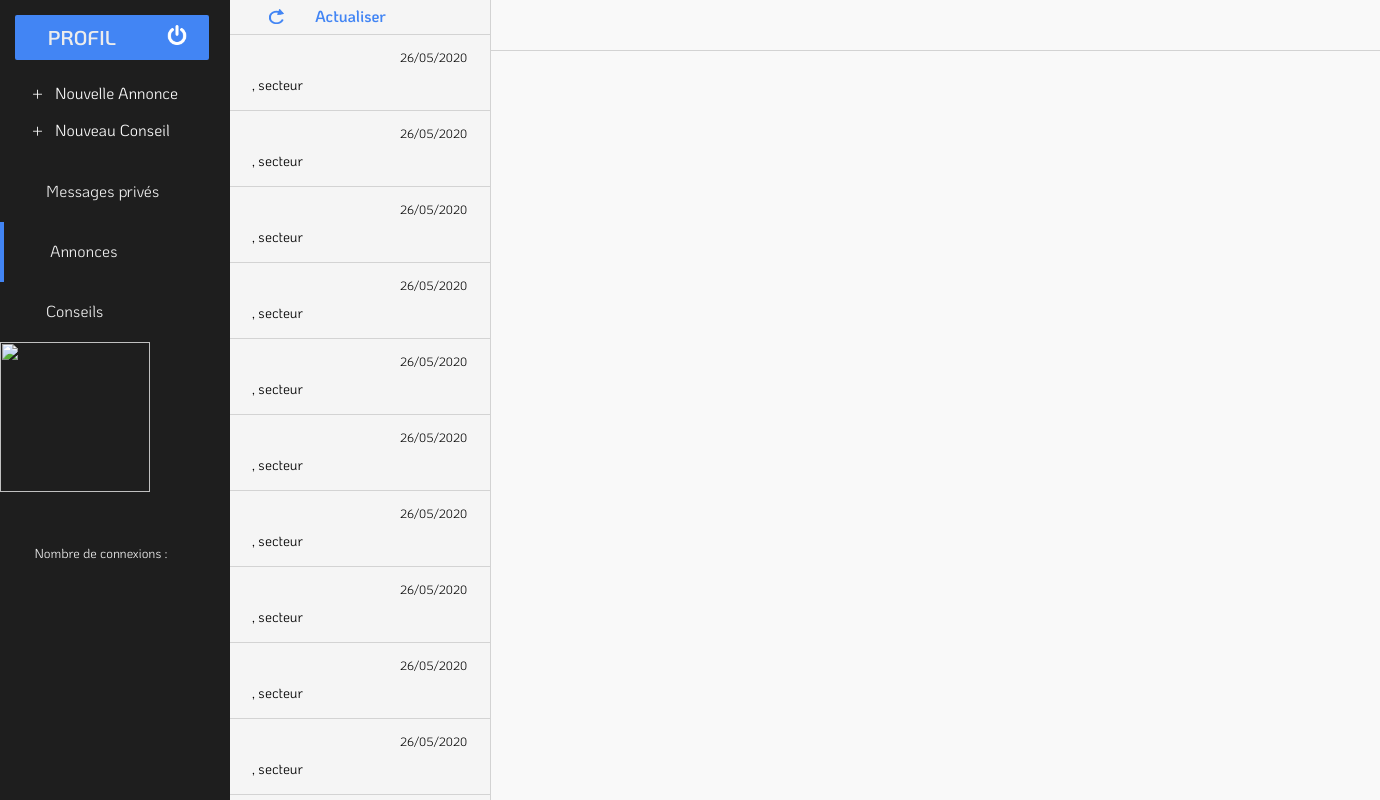
/Serveur/web/force/demandes.php?e=annonce&m=none, run on an earlier commit of the app's database.
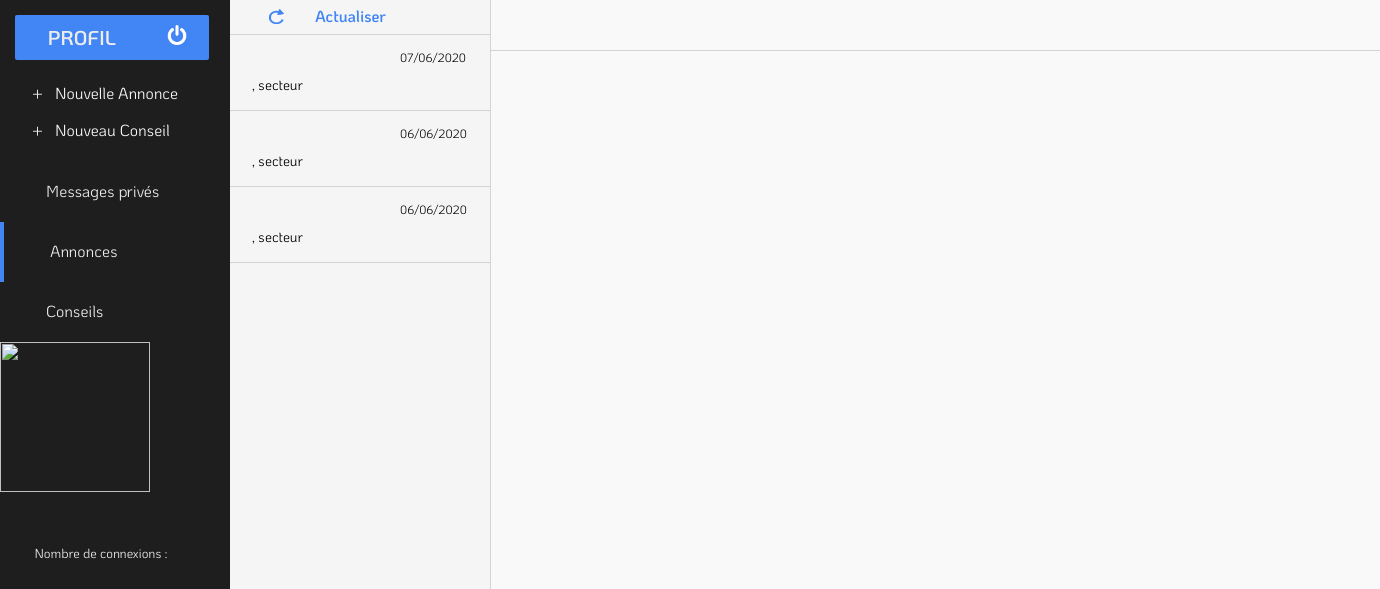
And on a later commit of the database.
### tables this page shows
CREATE TABLE `Annonce` (
  `idAnnonce` int(255) UNSIGNED NOT NULL,
  `created_at` datetime NOT NULL DEFAULT CURRENT_TIMESTAMP,
  `objet` varchar(255) NOT NULL,
  `texte` text NOT NULL,
  `ouvert` tinyint(1) NOT NULL DEFAULT '0',
  `nbDestinataire` int(255) NOT NULL
);

### Serveur/web/force/annonce.php (called while the page is built)
<?php include("../script/chargerInfos.php");?>
<?php include("../script/afficherInfos.php"); ?>

### Serveur/web/script/chargerInfos.php (called while the page is built, shortened)
<?php
if ($_SESSION['chambre'] == 'CCI' or $_SESSION['chambre'] == 'CA' or $_SESSION['chambre'] == 'CMA') {
    $categorie = array(
        'EN_COURS',
        'VALIDE',
        'REFUSE'
    );
    foreach ($categorie as $cat) {
        $_SESSION[$cat] = null;
        $requete = $bdd->prepare('SELECT * FROM Utilisateur WHERE demande = ? AND chambre = ? ORDER BY created_at DESC');
        $requete->execute(array(
            $cat,
            $_SESSION['chambre']
        ));
        while ($resultat = $requete->fetch()) {
            $_SESSION[$cat][] = $resultat;
        }
    }
}
else {
    $categorie = array(
        'ANNONCE',
        'CONSEIL',
    );
    foreach ($categorie as $cat) {
        switch ($cat) {
            case 'ANNONCE':
                $requete = $bdd->query('SELECT * FROM `Annonce` ORDER BY created_at DESC');
            break;
            case 'CONSEIL':
                $requete = $bdd->query('SELECT * FROM Conseil ORDER BY created_at DESC');
            break;
        }
    }
}
?>

### Serveur/web/chambre/page/listeOngletsChambre.php (the view)
<?php
if (!empty($_SESSION[$onglet])) {
    $nb = 0;
    if (isset($_SESSION[$onglet]))
        $nb = count($_SESSION[$onglet]);
    for ($i = 0; $i < $nb; $i++) {
        $affiche               = $_SESSION[$onglet][$i];
        $msgOuvert             = $_SESSION[$onglet][$i]['ouvert'];
        $dateSQL               = substr($affiche['created_at'], 0, 10);
        $reverseDate           = implode('/', array_reverse(explode('-', $dateSQL)));
        $date                  = "<time id='date-reception'>" . $reverseDate . "</time>";
        $nomPrenom             = $affiche['nomUtilisateur'] . ' ' . $affiche['prenomUtilisateur'];
        $onglet_affiche        = $date . '<h9>' . trunc($nomPrenom, 15) . '</h9>' . '<td>' . '<h10>' . trunc($affiche['nomSociete'], 18) . ', ' . 'secteur ' . $affiche['secteur'] . '</h10>';
        $onglet_affiche_clique = $date . '<h9>' . trunc($nomPrenom, 15) . '</h9>' . '<td>' . '<h10>' . trunc($affiche['nomSociete'], 18) . ', ' . 'secteur ' . $affiche['secteur'] . '</h10>';
        if ($_GET['m'] != 'none') {
            switch ($_GET['e']) {
                case 'attente':
                    attenteNonLu($_GET['m']);
                    break;
                case 'accepte':
                    valideNonLu($_GET['m']);
                    break;
                case 'refuse':
                    refuseNonLu($_GET['m']);
                    break;
            }
            if ($msgOuvert == 0) {
                if ($i == $_GET['m']) {
                    echo " <div class='onglet-msg-selected' onclick=window.location.href='demandes.php?e=" . $lien . "&m=" . $i . "'" . ">$onglet_affiche_clique</div> ";
                } else {
                    echo " <div class='onglet-non-lu' onclick=window.location.href='demandes.php?e=" . $lien . "&m=" . $i . "'" . ">$onglet_affiche</div> ";
                }
            } else {
                if ($i == $_GET['m']) {
                    echo " <div class='onglet-msg-selected' onclick=window.location.href='demandes.php?e=" . $lien . "&m=" . $i . "'" . ">$onglet_affiche_clique</div> ";
                } else {
                    echo " <div class='onglet-msg' onclick=window.location.href='demandes.php?e=" . $lien . "&m=" . $i . "'" . ">$onglet_affiche</div> ";
                }
            }
        } else {
            if ($msgOuvert == 0) {
                echo " <div class='onglet-non-lu' onclick=window.location.href='demandes.php?e=" . $lien . "&m=" . $i . "'" . ">$onglet_affiche</div> ";
            } else {
                echo " <div class='onglet-msg' onclick=window.location.href='demandes.php?e=" . $lien . "&m=" . $i . "'" . ">$onglet_affiche</div> ";
            }
        }
    }
}
?>

### Serveur/web/force/demandes.php (shortened to what this page needs)
<!DOCTYPE html>
<html>
  <head>
    <link rel="stylesheet" href="../style/style.css" />
  </head>
  <body>
    <?php include("page/navForce.php"); ?>
    <?php switch ($_GET['e']) {
        case 'annonce' :
            include("annonce.php");
        break;
    } ?>
  </body>
</html>

### Serveur/web/force/page/navForce.php (shortened to what this page needs)
<?php
switch ($_GET['e']) {
    case 'annonce':
        $onglet_prive     = "onglets";
        $onglet_annonce   = "onglet-selected";
        $onglet_conseil   = "onglets";
    break;
}
?>
<nav id="nav-gauche">
  <div class="onglet-profil">
    <span onclick="window.location.href='../force/profil-fo.php?return=none&e=profil'">
      PROFIL
    </span>
    <img onclick="window.location.href='../connexion/choix-chambre.php'" src="../images/disconnect.png"/>
  </div>
  <input type="button" class="new-annonce" value="+   Nouvelle Annonce" onclick="window.location.href='demandes.php?e=new_annonce'" />
  <input type="button" class="new-conseil" value="+   Nouveau Conseil" onclick="window.location.href='demandes.php?e=new_conseil'" />
  <div class=<?= $onglet_prive; ?> onclick=window.location.href='../force/demandes.php?e=prive&m=none' >
    Messages privés
  </div>
  <div class=<?= $onglet_annonce; ?> onclick=window.location.href='../force/demandes.php?e=annonce&m=none' >
    Annonces
  </div>
  <div class=<?= $onglet_conseil; ?> onclick=window.location.href='../force/demandes.php?e=conseil&m=none' >
    Conseils
  </div>
  <img src=<?= $_SESSION['logoChambre']; ?> class="logo" width="150px" height="150px"/>
  <p class="nb-connexions">Nombre de connexions : <?= $_SESSION['nbConnexion']?></p>
</nav>

### Serveur/web/script/afficherInfos.php (shortened to what this page needs)
<?php
switch ($_GET['e']) {
    case 'annonce':
        $onglet = "ANNONCE";
        $lien   = 'annonce';
    break;
}
?>
<section id="pan-content">
  <div id="barre-refresh">
    <img class="refresh-rapide" src="../images/refresh.png" onclick="window.location.href='demandes.php?e=<?= $lien ?>&m=none'" />
    <em onclick="window.location.href='demandes.php?e=<?= $lien ?>&m=none'">Actualiser</em>
  </div>
  <div id="barre-actions">
  </div>
  <nav id="liste-onglets">
    <?php
    if($_SESSION['chambre'] == 'G' OR $_SESSION['chambre'] == 'P') {
        include "../force/page/listeOngletsForce.php";
    }
    else {
        include "../chambre/page/listeOngletsChambre.php";
    }
    ?>
  </nav>
</section>

### Serveur/web/style/style.css (style rules this page uses)
* { font-family: "KoHo", Arial; margin: 0; padding: 0; word-break: break-word; }
body { background-color: #121212; }
#nav-gauche { height: 100%; width: 230px; background-color: #1E1E1E; display: block; text-align: left; color: #ececec; position: absolute; border-right: 1px #121212; }
#nav-gauche .onglet-profil { width: 80%; height: 35px; margin: 15px; padding: 5px; background-color: #4285F4; border-radius: 2px; }
#nav-gauche .onglet-profil span { font-weight: 600; font-size: 20px; padding-left: 15%; }
#nav-gauche .onglet-profil img { margin-left: 25%; padding-top: 5px; width: 20px; height: 20px; }
#nav-gauche .new-annonce, #nav-gauche .new-conseil { width: 100%; height: 35px; font-size: 16px; margin-bottom: 2px; background-color: transparent; border: none; color: #F9F9F9; text-align: left; padding-left: 32px; }
#nav-gauche .new-conseil { margin-bottom: 15px; }
#nav-gauche .onglets, #nav-gauche .onglet-selected { width: 80%; height: 30px; padding-left: 20%; padding-top: 8%; padding-bottom: 5%; }
#nav-gauche .onglet-selected { border-left: 4px solid #4285F4; }
#nav-gauche .nb-connexions { font-size: 13px; top: 68%; margin-left: 15%; position: absolute; }
#pan-content { min-width: 1140px; min-height: 570px; position: absolute; background-color: #F9F9F9; top: 0; bottom: 0; right: 0; left: 230px; overflow: hidden; }
#pan-content #barre-refresh { width: 260px; height: 35px; background-color: whitesmoke; position: absolute; top: -1px; border-bottom: 1px solid lightgrey; border-right: 1px solid lightgrey; }
#pan-content #barre-refresh img { width: 15px; height: 15px; position: absolute; margin-top: 10px; margin-left: 15%; }
#pan-content #barre-refresh em { position: absolute; margin-left: 85px; padding-top: 6px; font-weight: 600; font-style: normal; color: #4285F4; cursor: pointer; }
#pan-content #liste-onglets { width: 260px; position: absolute; bottom: 0; top: 35px; border-right: 1px solid lightgrey; background-color: whitesmoke; overflow: hidden; overflow-y: auto; }
#pan-content #liste-onglets .onglet-msg-selected, #pan-content #liste-onglets .onglet-msg, #pan-content #liste-onglets .onglet-non-lu { height: 75px; width: 100%; background-color: whitesmoke; display: -webkit-box; display: -ms-flexbox; display: flex; -webkit-box-orient: vertical; -webkit-box-direction: normal; -ms-flex-direction: column; flex-direction: column; border-bottom: 1px solid lightgrey; }
#pan-content #liste-onglets .onglet-msg-selected #date-reception, #pan-content #liste-onglets .onglet-msg #date-reception, #pan-content #liste-onglets .onglet-non-lu #date-reception { font-size: 12px; position: absolute; margin-left: 170px; margin-top: 14px; }
#pan-content #liste-onglets .onglet-msg-selected h9, #pan-content #liste-onglets .onglet-msg-selected h10, #pan-content #liste-onglets .onglet-msg h9, #pan-content #liste-onglets .onglet-msg h10, #pan-content #liste-onglets .onglet-non-lu h9, #pan-content #liste-onglets .onglet-non-lu h10 { position: absolute; margin-left: 22px; }
#pan-content #liste-onglets .onglet-msg-selected h10, #pan-content #liste-onglets .onglet-msg h10, #pan-content #liste-onglets .onglet-non-lu h10 { font-size: 14px; margin-top: 40px; }
#pan-content #barre-actions { height: 50px; position: absolute; top: 0; right: 0; left: 261px; border-bottom: 1px solid lightgrey; }

What changed in the data, as far as the page shows it:
removed annonce: created_at "26/05/2020"
removed annonce: created_at "26/05/2020"
removed annonce: created_at "26/05/2020"
removed annonce: created_at "26/05/2020"
removed annonce: created_at "26/05/2020"
removed annonce: created_at "26/05/2020"
removed annonce: created_at "26/05/2020"
removed annonce: created_at "26/05/2020"
removed annonce: created_at "26/05/2020"
removed annonce: created_at "26/05/2020"
added annonce: created_at "07/06/2020"
added annonce: created_at "06/06/2020"
added annonce: created_at "06/06/2020"
Also different on the page:
new list line: ", secteur"
list line gone: ", secteur"
